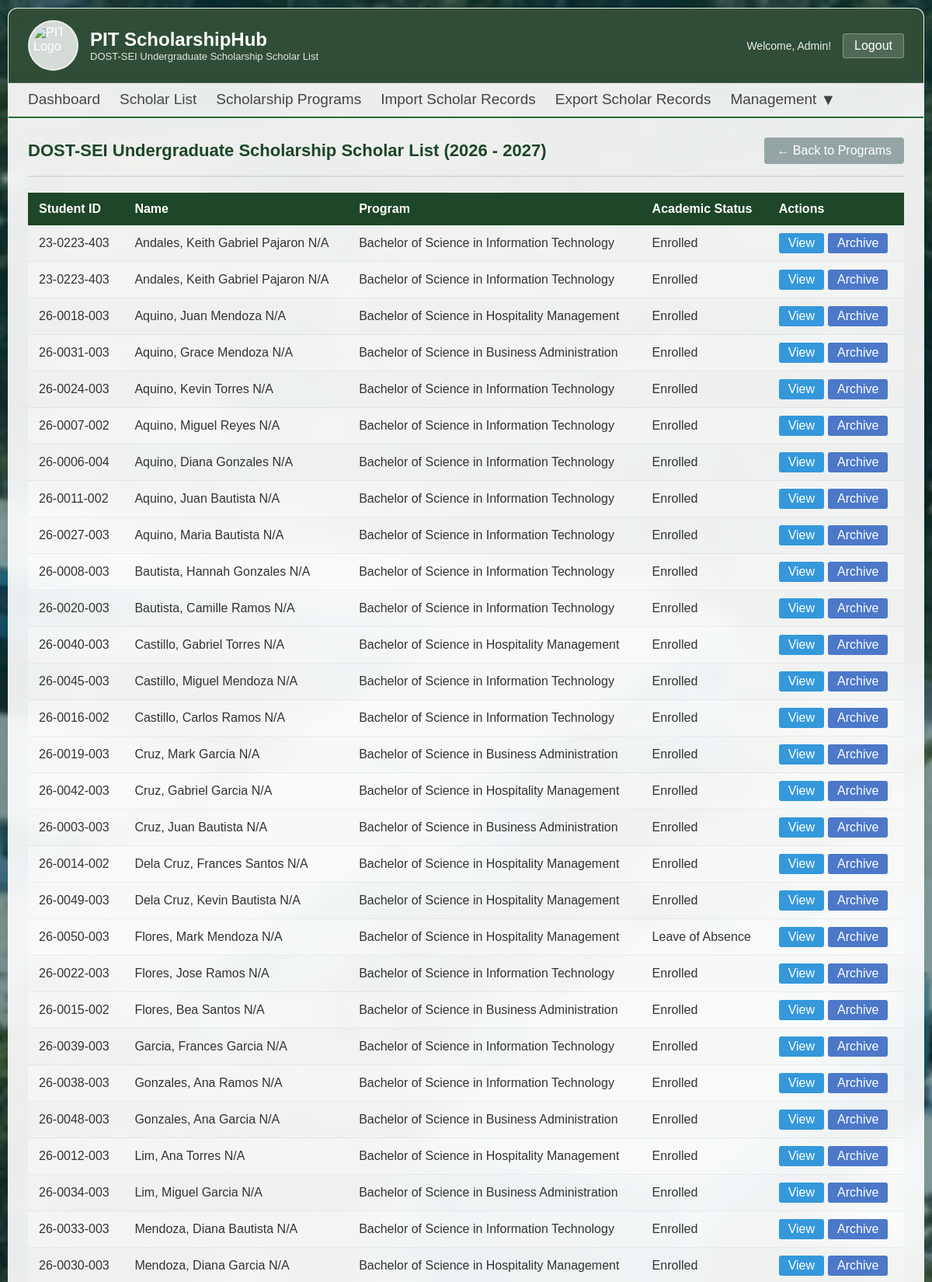
The app's page /admin/scholarship_scholar_list.php?id=16 (signed in, upper part) with its own data.
### tables this page shows
CREATE TABLE `scholarship_program` (
  `id` int(11) NOT NULL,
  `name` varchar(255) NOT NULL,
  `code` varchar(255) NOT NULL,
  `description` text NOT NULL,
  `min_gwa_req` decimal(3,2) DEFAULT NULL,
  `pay_amount` decimal(10,2) DEFAULT NULL,
  `is_active` tinyint(4) NOT NULL,
  `is_archived` tinyint(4) NOT NULL DEFAULT 0,
  `school_year` varchar(20) NOT NULL,
  `provider_id` int(11) DEFAULT NULL,
  `scholarship_type` varchar(255) NOT NULL
);

CREATE TABLE `scholar_info` (
  `id` int(11) NOT NULL,
  `student_id` varchar(11) NOT NULL,
  `philsys_id` varchar(50) DEFAULT NULL,
  `lrn` varchar(50) DEFAULT NULL,
  `four_ps_id` varchar(50) DEFAULT NULL,
  `last_name` varchar(50) NOT NULL,
  `given_name` varchar(50) NOT NULL,
  `ext_name` varchar(10) NOT NULL,
  `middle_name` varchar(50) NOT NULL,
  `sex` tinyint(4) NOT NULL,
  `birthdate` date NOT NULL,
  `scholarship_program_id` int(11) NOT NULL,
  `program_id` int(11) NOT NULL,
  `year_level` int(11) NOT NULL,
  `academic_status` enum('Active','Enrolled','Not Enrolled','Graduated','Dropped','Transferred','Leave of Absence') NOT NULL,
  `loa_semester` varchar(20) DEFAULT NULL,
  `loa_school_year` varchar(20) DEFAULT NULL,
  `father_last_name` varchar(50) NOT NULL,
  `father_given_name` varchar(50) NOT NULL,
  `father_middle_name` varchar(50) NOT NULL,
  `father_contact` varchar(15) DEFAULT 'N/A',
  `mother_last_name` varchar(50) NOT NULL,
  `mother_given_name` varchar(50) NOT NULL,
  `mother_middle_name` varchar(50) NOT NULL,
  `mother_contact` varchar(15) DEFAULT 'N/A',
  `permanent_address` varchar(255) NOT NULL,
  `street` varchar(255) NOT NULL,
  `town_city` varchar(255) NOT NULL,
  `province` varchar(255) NOT NULL,
  `barangay_id` bigint(20) DEFAULT NULL,
  `city_id` bigint(20) DEFAULT NULL,
  `province_id` bigint(20) DEFAULT NULL,
  `region_id` bigint(20) DEFAULT NULL,
  `country` varchar(100) NOT NULL,
  `zipcode` varchar(10) NOT NULL,
  `disability` varchar(255) NOT NULL,
  `contact_num` varchar(11) NOT NULL,
  `email` varchar(255) NOT NULL,
  `ip_group` varchar(255) DEFAULT NULL,
  `is_child_of_solo_parent` tinyint(1) DEFAULT 0,
  `username` varchar(255) NOT NULL,
  `password` varchar(255) NOT NULL,
  `is_archived` tinyint(4) NOT NULL DEFAULT 0,
  `school_year` varchar(20) NOT NULL,
  `profile_picture` varchar(255) DEFAULT NULL,
  `is_password_changed` tinyint(4) NOT NULL DEFAULT 0
);

CREATE TABLE `program` (
  `id` int(11) NOT NULL,
  `name` varchar(255) NOT NULL,
  `college_id` int(11) NOT NULL
);

### includes/check_permission.php (called while the page is built, shortened)
<?php
function canAccessPage($conn, $user_id, $page) {
    $sql = "SELECT role FROM scholarship_users WHERE id = ?";
    $stmt = $conn->prepare($sql);
    $stmt->bind_param("i", $user_id);
    $stmt->execute();
    $result = $stmt->get_result();
    if ($row = $result->fetch_assoc()) {
        if ($row['role'] === 'admin') return true;
    }
    $permissions = getUserPermissions($conn, $user_id);
    return isset($permissions[$page]) && in_array('view', $permissions[$page]);
}
function hasPermission($conn, $user_id, $page, $action) {
    $sql = "SELECT role FROM scholarship_users WHERE id = ?";
    $stmt = $conn->prepare($sql);
    $stmt->bind_param("i", $user_id);
    $stmt->execute();
    $result = $stmt->get_result();
    if ($row = $result->fetch_assoc()) {
        if ($row['role'] === 'admin') return true;
    }
    $permissions = getUserPermissions($conn, $user_id);
    return isset($permissions[$page]) && in_array($action, $permissions[$page]);
}
    ?>

### admin/scholarship_scholar_list.php (the view, shortened to what this page needs)
<?php
include __DIR__ . "/../includes/conn.php";
include __DIR__ . "/../includes/check_permission.php";
$scholarship_id = (int) ($_GET['id'] ?? 0);
$scholarship_name = "";
$sql = "SELECT
            scholar_info.id AS scholar_id,
            student_id,
            last_name,
            given_name,
            middle_name,
            ext_name,
            academic_status,
            program.name AS program_name
            FROM scholar_info
            INNER JOIN program ON scholar_info.program_id = program.id
            WHERE scholarship_program_id = ? AND scholar_info.is_archived = 0
            ORDER BY scholar_info.last_name ASC";
$stmt = $conn->prepare($sql);
$stmt->bind_param("i", $scholarship_id);
$stmt->execute();
$result = $stmt->get_result();
$scholarship_name_sql = "SELECT name, school_year FROM scholarship_program WHERE id = ?";
$scholarship_name_stmt = $conn->prepare($scholarship_name_sql);
$scholarship_name_stmt->bind_param("i", $scholarship_id);
if($scholarship_name_stmt->execute()) {
    $scholarship_name_result = $scholarship_name_stmt->get_result();
    if($row = $scholarship_name_result->fetch_assoc()) {
        $scholarship_name = $row['name'];
        $school_year = $row['school_year'];
    }
} else {
    $_SESSION['fail'] = "Scholarship record not found.";
    header("Location: scholarship_program.php");
    exit();
}
?>
<!DOCTYPE html>
<html>
<head>
    <link rel="stylesheet" href="../assets/css/scholarship_scholar_list.css?v=<?= filemtime('../assets/css/scholarship_scholar_list.css') ?>">
    <link rel="stylesheet" href="../assets/css/modals.css?v=<?= filemtime('../assets/css/modals.css') ?>">
</head>
<body>
    <?php if(!isset($_SESSION['user_id']) || ($_SESSION['role'] !== 'admin' && $_SESSION['role'] !== 'staff')) :
        $_SESSION['fail'] = "You are no logged in!";
        header("Location: ../portal.php");
        exit();
    else : ?>
        <div class="container">
            <div class="header">
                <div class="header-left">
                    <img src="../assets/images/PIT%20LOGO.png" alt="PIT Logo">
                    <div>
                        <h1>PIT ScholarshipHub</h1>
                        <p><?= htmlspecialchars($scholarship_name) ?> Scholar List</p>
                    </div>
                </div>
                <div class="header-right">
                    <span class="welcome-text">Welcome, Admin!</span>
                    <form action="../functions/logout.php" method="post" style="display: inline;">
                        <button type="submit" class="logout-btn" onclick="return confirm('Logout?')">Logout</button>
                    </form>
                </div>
            </div>
            <?php include __DIR__ . "/../includes/navigation.php"; ?>
            <div class="page-content">
                <div class="page-header">
                    <h2><?= htmlspecialchars($scholarship_name) ?> Scholar List (<?= $school_year ?>)</h2>
                    <div class="page-actions">
                        <a href="scholarship_program.php" class="btn btn-secondary">← Back to Programs</a>
                    </div>
                </div>
                <div class="table-wrapper">
                    <table>
                        <thead>
                            <tr>
                                <th>Student ID</th>
                                <th>Name</th>
                                <th>Program</th>
                                <th>Academic Status</th>
                                <th>Actions</th>
                            </tr>
                        </thead>
                        <tbody>
                            <?php if($result->num_rows > 0) : ?>
                                <?php while($row = $result->fetch_assoc()) : ?>
                                    <tr>
                                        <td><?= htmlspecialchars($row['student_id']) ?></td>
                                        <td><?= htmlspecialchars($row['last_name']) ?>, <?= htmlspecialchars($row['given_name']) ?> <?= htmlspecialchars($row['middle_name']) ?> <?= htmlspecialchars($row['ext_name']) ?></td>
                                        <td><?= htmlspecialchars($row['program_name']) ?></td>
                                        <td><?= htmlspecialchars($row['academic_status']) ?></td>
                                        <td>
                                            <div class="action-buttons">
                                                <a href="scholar_profile.php?scholar_id=<?= $row['scholar_id'] ?>" class="btn-sm btn-view">View</a>
                                                <form action="<?= $_SERVER['PHP_SELF'] ?>?id=<?= $scholarship_id ?>" method="POST" style="display: inline;">
                                                    <?php if(hasPermission($conn, $_SESSION['user_id'], 'scholars', 'archive')) : ?>
                                                        <button type="submit" name="archive" class="btn-sm btn-archive" onclick="return confirm('Archive Scholar?')">Archive</button>
                                                    <?php endif; ?>
                                                </form>
                                            </div>
                                        </td>
                                    </tr>
                                <?php endwhile; ?>
                            <?php endif; ?>
                        </tbody>
                    </table>
                </div>
            </div>
        </div>
    <?php endif; ?>
</body>
</html>

### assets/css/scholarship_scholar_list.css (style rules this page uses)
* { margin: 0; padding: 0; box-sizing: border-box; }
body { font-family: Arial, sans-serif; color: #333; min-height: 100vh; position: relative; background-image: url('../images/background.png'); background-repeat: no-repeat; background-size: cover; background-position: center; background-attachment: fixed; display: flex; align-items: stretch; justify-content: center; padding: 10px; box-sizing: border-box; }
body::before { content: ''; position: fixed; top: 0; left: 0; width: 100%; height: 100%; background: rgba(0, 0, 0, 0.15); z-index: -1; pointer-events: none; }
.container { max-width: 1500px; width: 100%; margin: 0; padding: 0; background: rgba(255, 255, 255, 0.85); backdrop-filter: blur(10px); -webkit-backdrop-filter: blur(10px); border: 1px solid rgba(255, 255, 255, 0.3); border-radius: 12px; box-shadow: 0 8px 32px rgba(0, 0, 0, 0.1); overflow: hidden; display: flex; flex-direction: column; min-height: calc(100vh - 20px); }
.header { background: rgba(26, 59, 34, 0.9) !important; backdrop-filter: blur(10px); color: #fff; padding: 15px 25px; border-radius: 0; display: flex; justify-content: space-between; align-items: center; flex-wrap: wrap; border-bottom: 1px solid rgba(255, 255, 255, 0.15); }
.header-left { display: flex; align-items: center; gap: 15px; }
.header-left img { width: 65px; height: 65px; padding: 5px; border-radius: 50%; object-fit: cover; border: 2px solid rgba(255,255,255,0.5); background-color: rgba(255, 255, 255, 0.8); }
.header-left h1 { font-size: 24px; }
.header-left p { font-size: 13px; opacity: 0.85; }
.header-right { display: flex; align-items: center; gap: 15px; }
.welcome-text { font-size: 14px; opacity: 0.9; }
.logout-btn { background: rgba(255,255,255,0.15); color: #fff; border: 1px solid rgba(255,255,255,0.3); padding: 6px 14px; border-radius: 4px; cursor: pointer; font-size: 16px; transition: background 0.3s; }
.page-content { background: rgba(255, 255, 255, 0.4); padding: 25px; border-radius: 0; flex: 1; }
.page-header { display: flex; justify-content: space-between; align-items: center; flex-wrap: wrap; margin-bottom: 20px; padding-bottom: 15px; border-bottom: 2px solid rgba(0,0,0,0.08); }
.page-header h2 { color: #1e4628; font-size: 22px; }
.page-actions { display: flex; gap: 10px; flex-wrap: wrap; }
.btn { display: inline-block; padding: 8px 16px; border: none; border-radius: 4px; text-decoration: none; font-size: 16px; cursor: pointer; transition: background 0.3s, transform 0.2s; color: #fff; }
.btn-secondary { background: #95a5a6; }
.btn-sm { display: inline-block; padding: 4px 12px; border: none; border-radius: 3px; font-size: 16px; cursor: pointer; text-decoration: none; color: #fff; transition: background 0.3s, transform 0.2s; }
.btn-view { background: #3498db; }
.action-buttons .btn-archive { background: rgb(77, 120, 201) }
.table-wrapper { overflow-x: auto; }
table { width: 100%; border-collapse: collapse; font-size: 16px; }
table thead th { background: #1e4628; color: #fff; padding: 12px 14px; text-align: left; font-weight: bold; }
table tbody td { padding: 10px 14px; border-bottom: 1px solid rgba(0,0,0,0.05); vertical-align: middle; }
table tbody tr { background: rgba(255, 255, 255, 0.2); }
table tbody tr:nth-child(even) { background: rgba(255, 255, 255, 0.4); }
.action-buttons { display: flex; gap: 5px; flex-wrap: wrap; }

### records on screen
scholarship_program: name "DOST-SEI Undergraduate Scholarship", school_year "2026 - 2027"
scholar_info: student "23-0223-403", last_name "Andales", given_name "Keith Gabriel", middle_name "Pajaron", ext_name "N/A", program.name "Bachelor of Science in Information Technology", academic_status "Enrolled"
scholar_info: student "23-0223-403", last_name "Andales", given_name "Keith Gabriel", middle_name "Pajaron", ext_name "N/A", program.name "Bachelor of Science in Information Technology", academic_status "Enrolled"
scholar_info: student "26-0018-003", last_name "Aquino", given_name "Juan", middle_name "Mendoza", ext_name "N/A", program.name "Bachelor of Science in Hospitality Management", academic_status "Enrolled"
scholar_info: student "26-0031-003", last_name "Aquino", given_name "Grace", middle_name "Mendoza", ext_name "N/A", program.name "Bachelor of Science in Business Administration", academic_status "Enrolled"
scholar_info: student "26-0024-003", last_name "Aquino", given_name "Kevin", middle_name "Torres", ext_name "N/A", program.name "Bachelor of Science in Information Technology", academic_status "Enrolled"
scholar_info: student "26-0007-002", last_name "Aquino", given_name "Miguel", middle_name "Reyes", ext_name "N/A", program.name "Bachelor of Science in Information Technology", academic_status "Enrolled"
scholar_info: student "26-0006-004", last_name "Aquino", given_name "Diana", middle_name "Gonzales", ext_name "N/A", program.name "Bachelor of Science in Information Technology", academic_status "Enrolled"
scholar_info: student "26-0011-002", last_name "Aquino", given_name "Juan", middle_name "Bautista", ext_name "N/A", program.name "Bachelor of Science in Information Technology", academic_status "Enrolled"
scholar_info: student "26-0027-003", last_name "Aquino", given_name "Maria", middle_name "Bautista", ext_name "N/A", program.name "Bachelor of Science in Information Technology", academic_status "Enrolled"
scholar_info: student "26-0008-003", last_name "Bautista", given_name "Hannah", middle_name "Gonzales", ext_name "N/A", program.name "Bachelor of Science in Information Technology", academic_status "Enrolled"
scholar_info: student "26-0020-003", last_name "Bautista", given_name "Camille", middle_name "Ramos", ext_name "N/A", program.name "Bachelor of Science in Information Technology", academic_status "Enrolled"
scholar_info: student "26-0040-003", last_name "Castillo", given_name "Gabriel", middle_name "Torres", ext_name "N/A", program.name "Bachelor of Science in Hospitality Management", academic_status "Enrolled"
scholar_info: student "26-0045-003", last_name "Castillo", given_name "Miguel", middle_name "Mendoza", ext_name "N/A", program.name "Bachelor of Science in Information Technology", academic_status "Enrolled"
scholar_info: student "26-0016-002", last_name "Castillo", given_name "Carlos", middle_name "Ramos", ext_name "N/A", program.name "Bachelor of Science in Information Technology", academic_status "Enrolled"
scholar_info: student "26-0019-003", last_name "Cruz", given_name "Mark", middle_name "Garcia", ext_name "N/A", program.name "Bachelor of Science in Business Administration", academic_status "Enrolled"
scholar_info: student "26-0042-003", last_name "Cruz", given_name "Gabriel", middle_name "Garcia", ext_name "N/A", program.name "Bachelor of Science in Hospitality Management", academic_status "Enrolled"
scholar_info: student "26-0003-003", last_name "Cruz", given_name "Juan", middle_name "Bautista", ext_name "N/A", program.name "Bachelor of Science in Business Administration", academic_status "Enrolled"
scholar_info: student "26-0014-002", last_name "Dela Cruz", given_name "Frances", middle_name "Santos", ext_name "N/A", program.name "Bachelor of Science in Hospitality Management", academic_status "Enrolled"
scholar_info: student "26-0049-003", last_name "Dela Cruz", given_name "Kevin", middle_name "Bautista", ext_name "N/A", program.name "Bachelor of Science in Hospitality Management", academic_status "Enrolled"
scholar_info: student "26-0050-003", last_name "Flores", given_name "Mark", middle_name "Mendoza", ext_name "N/A", program.name "Bachelor of Science in Hospitality Management", academic_status "Leave of Absence"
scholar_info: student "26-0022-003", last_name "Flores", given_name "Jose", middle_name "Ramos", ext_name "N/A", program.name "Bachelor of Science in Information Technology", academic_status "Enrolled"
scholar_info: student "26-0015-002", last_name "Flores", given_name "Bea", middle_name "Santos", ext_name "N/A", program.name "Bachelor of Science in Business Administration", academic_status "Enrolled"
scholar_info: student "26-0039-003", last_name "Garcia", given_name "Frances", middle_name "Garcia", ext_name "N/A", program.name "Bachelor of Science in Information Technology", academic_status "Enrolled"
scholar_info: student "26-0038-003", last_name "Gonzales", given_name "Ana", middle_name "Ramos", ext_name "N/A", program.name "Bachelor of Science in Information Technology", academic_status "Enrolled"
scholar_info: student "26-0048-003", last_name "Gonzales", given_name "Ana", middle_name "Garcia", ext_name "N/A", program.name "Bachelor of Science in Business Administration", academic_status "Enrolled"
scholar_info: student "26-0012-003", last_name "Lim", given_name "Ana", middle_name "Torres", ext_name "N/A", program.name "Bachelor of Science in Hospitality Management", academic_status "Enrolled"
scholar_info: student "26-0034-003", last_name "Lim", given_name "Miguel", middle_name "Garcia", ext_name "N/A", program.name "Bachelor of Science in Business Administration", academic_status "Enrolled"
scholar_info: student "26-0033-003", last_name "Mendoza", given_name "Diana", middle_name "Bautista", ext_name "N/A", program.name "Bachelor of Science in Information Technology", academic_status "Enrolled"
scholar_info: student "26-0030-003", last_name "Mendoza", given_name "Diana", middle_name "Garcia", ext_name "N/A", program.name "Bachelor of Science in Hospitality Management", academic_status "Enrolled"
